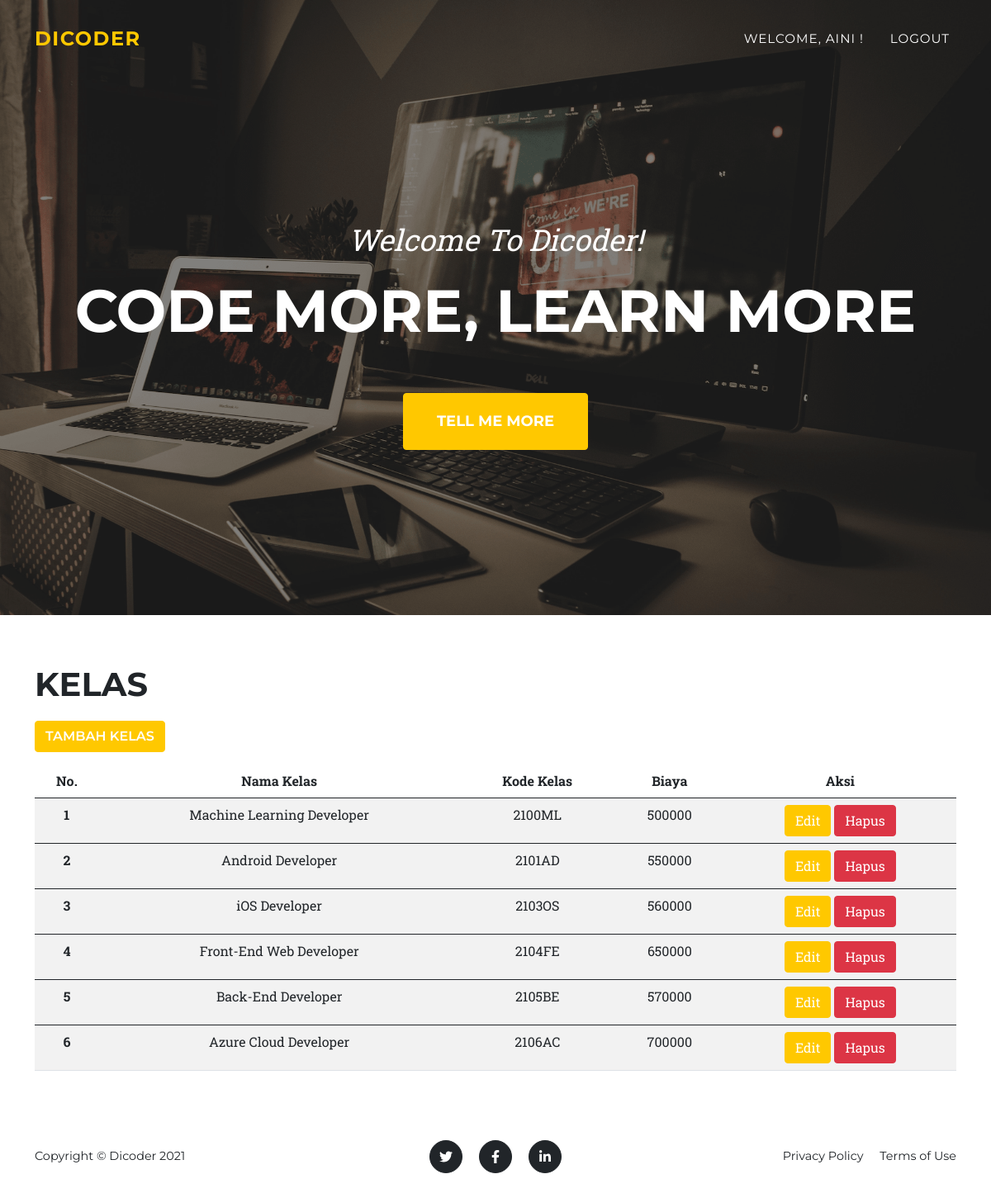
Page /index1.php (signed in) on the committed database.
### tables this page shows
CREATE TABLE `kursus` (
  `id` int(11) NOT NULL,
  `nama` varchar(100) NOT NULL,
  `kode` varchar(33) NOT NULL,
  `harga` int(20) NOT NULL
);

### index1.php (the view, shortened to what this page needs)
<?php
    if(isset($_SESSION['username'])){
        $username = $_SESSION['username'];
    }
?>
<!DOCTYPE html>
<html lang="en">
    <head>
        <link href="css/styles.css" rel="stylesheet" />
    </head>
    <body id="page-top">
        <nav class="navbar navbar-expand-lg navbar-dark fixed-top" id="mainNav">
            <div class="container">
                <a class="navbar-brand" href="#page-top">DiCoder</a>
                <div class="collapse navbar-collapse" id="navbarResponsive">
                    <ul class="navbar-nav text-uppercase ms-auto py-4 py-lg-0">
                        <li class="nav-item"><a class="nav-link"> <?php echo "Welcome, $username !"; ?> </a></li>
                        <li class="nav-item"><a class="nav-link" href="logout.php">Logout</a></li>
                    </ul>
                </div>
            </div>
        </nav>
        <header class="masthead">
            <div class="container">
                <div class="masthead-subheading">Welcome To Dicoder!</div>
                <div class="masthead-heading text-uppercase">Code More, Learn More</div>
                <a class="btn btn-primary btn-xl text-uppercase" href="#services">Tell Me More</a>
            </div>
        </header>
        <div class="container">
            <h1 style="margin-top: 60px; margin-bottom: 20px;">KELAS</h1>
            <table class="table table-striped text-center" style="margin-bottom: 60px;">
            <a href="tambah.php" class="btn btn-primary" style="margin-bottom: 15px; font-family: Montserrat; font-weight:600;" >TAMBAH KELAS</a>
              <thead>
                <tr>
                  <th scope="col">No.</th>
                  <th scope="col">Nama Kelas</th>
                  <th scope="col">Kode Kelas</th>
                  <th scope="col">Biaya</th>
                  <th scope="col">Aksi</th>
                </tr>
              </thead>
                <?php
                    include_once('koneksi.php');
                    $nomor = 1;
                    $data  = mysqli_query($koneksi, "SELECT * FROM kursus");
                    while($d = mysqli_fetch_array($data)) {
                ?>
                <tbody>
                    <tr>
                      <th scope="row"><?php echo $nomor++ ?></th>
                      <td><?php echo $d['nama'] ?></td>
                      <td><?php echo $d['kode'] ?></td>
                      <td><?php echo $d['harga'] ?></td>
                      <td>
                        <a href="edit.php?id= <?php echo $d["id"]; ?>" class="btn btn-primary">Edit</a>
                        <a href="hapus.php?id= <?php echo $d["id"]; ?>" onclick="return confirm('Apakah Anda yakin akan menghapus data ini?');" class="btn btn-danger">Hapus</a>
                      </td>
                    </tr>
                </tbody>
                <?php
                    }
                ?>
            </table>
        </div>
        <footer class="footer py-4">
            <div class="container">
                <div class="row align-items-center">
                    <div class="col-lg-4 text-lg-start">Copyright &copy; Dicoder 2021</div>
                    <div class="col-lg-4 my-3 my-lg-0">
                        <a class="btn btn-dark btn-social mx-2" href="#!"><i class="fab fa-twitter"></i></a>
                        <a class="btn btn-dark btn-social mx-2" href="#!"><i class="fab fa-facebook-f"></i></a>
                        <a class="btn btn-dark btn-social mx-2" href="#!"><i class="fab fa-linkedin-in"></i></a>
                    </div>
                    <div class="col-lg-4 text-lg-end">
                        <a class="link-dark text-decoration-none me-3" href="#!">Privacy Policy</a>
                        <a class="link-dark text-decoration-none" href="#!">Terms of Use</a>
                    </div>
                </div>
            </div>
        </footer>
    </body>
</html>

### index1.php (style rules this page uses)
header.masthead { background-image: url("assets/img/computers.png"); }

### rows in the picture
kursus: nama "Machine Learning Developer", kode "2100ML", harga "500000"
kursus: nama "Android Developer", kode "2101AD", harga "550000"
kursus: nama "iOS Developer", kode "2103OS", harga "560000"
kursus: nama "Front-End Web Developer", kode "2104FE", harga "650000"
kursus: nama "Back-End Developer", kode "2105BE", harga "570000"
kursus: nama "Azure Cloud Developer", kode "2106AC", harga "700000"

### other values in the picture
$username "AINI"
